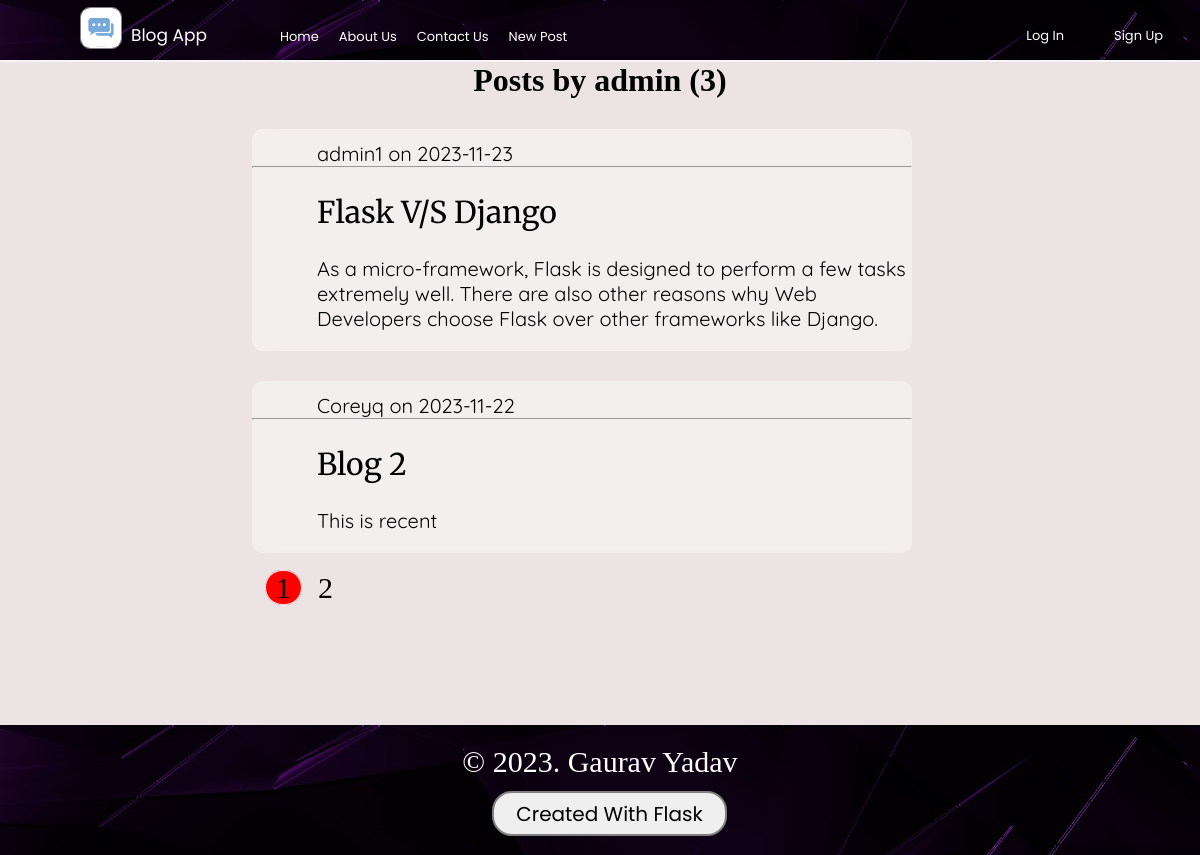
Page /posts/admin on the committed database.
### flaskblog/models.py (models this page shows, shortened)
class User(db.Model, UserMixin):
    id = db.Column(db.Integer, primary_key=True)
    username = db.Column(db.String(20), nullable=False, unique=True)
    email = db.Column(db.String(120), nullable=False, unique=True)
    password = db.Column(db.String(60), nullable=False)
    image_url = db.Column(db.String(20), nullable=False, default='default.jpg')
    posts = db.relationship('Post', backref='author', lazy=True)

class Post(db.Model):
    id = db.Column(db.Integer, primary_key=True)
    title = db.Column(db.String(120), nullable=False)
    content = db.Column(db.Text, nullable=False)
    date_posted = db.Column(db.DateTime, nullable=False, default=datetime.utcnow)
    user_id = db.Column(db.Integer, db.ForeignKey('user.id'), nullable = False)

### flaskblog/routes.py (the view)
@app.route('/posts/<string:username>')
def user_posts(username):
    user = User.query.filter_by(username = username).first_or_404()
    page = request.args.get('page', default=1, type=int)
    posts = Post.query.order_by(Post.date_posted.desc()).paginate(page=page, per_page=2)
    return render_template('user_posts.html', posts = posts, user = user)

### flaskblog/templates/user_posts.html
{% extends "layout.html" %}
{% block content %}
    <h1 class='cntxt'> Posts by {{user.username }} ({{posts.total}})</h1>
{% for post in posts.items%}
    <div class="Postbox">
        <div class='authinfo'>
            <div class='Postauthor'>
                <a href="#">{{post.author.username}}</a> on
                {{post.date_posted.strftime('%Y-%m-%d')}}
            </div>
        </div>
        <hr>
        <div class="Posttitle">
            <a href="{{url_for('posts', post_id = post.id)}}">{{post.title}}</a>
        </div>
        <div class='Content'>
            {{post.content}}
        </div>
    </div>
{% endfor %}
<br>
<div class='next-box'>
{% for pagenum in posts.iter_pages() %}
    {% if pagenum %}
        {% if pagenum == posts.page %}
            <a href="{{url_for('user_posts', username = user.username,page = posts.page)}}" class='btn-outline-next'>{{pagenum}}</a>
        {% else %}
            <a href="{{url_for('user_posts', username = user.username,page = posts.page)}}" class='btn-next'>{{pagenum}}</a>
        {% endif %}
    {% else %}
    ....
    {% endif %}
{% endfor %}
</div>
{% endblock %}

### flaskblog/static/css/layout.css (style rules this page uses)
* { padding: 0; margin: 0; }
body { background-color: whitesmoke; width: 100%; }
a { text-decoration: none; color: black; }
.cntxt { text-align: center; }

### flaskblog/static/css/register.css (style rules this page uses)
* { margin: 0; padding: 0; }

### flaskblog/static/css/new_post.css (style rules this page uses)
* { margin: 0; padding: 0; }

### flaskblog/static/css/account.css (style rules this page uses)
* { margin: 0; padding: 0; }

### flaskblog/static/css/home.css (style rules this page uses)
* { margin: 0; padding: 0; }
body { background-color: rgb(236, 228, 228); }
.Postbox { background: rgba(255, 255, 255, .4); backdrop-filter: blur(10px); height: auto; width: 55%; margin-left: 21%; margin-top: 30px; border-radius: 10px; border: white; }
.Postbox .Posttitle { font-size: 30px; padding: 25px 65px 0; font-family: 'Merriweather', serif; }
.Postbox .authinfo .Postauthor { font-family: 'Quicksand', sans-serif; font-size: 20px; padding: 12px 65px 0; }
.Postbox .Content { font-size: 20px; padding: 25px 0 20px 65px; font-family: 'Quicksand', sans-serif; }
.btn-outline-next { background-color: red; font-size: 30px; padding: 0px 10px; border-radius: 20px; border: 1px solid white; margin: 0 1px; }
.btn-next { font-size: 30px; padding: 0px 10px; border-radius: 20px; margin: 0 1px; }
.next-box { margin-left: 22%; }

### flaskblog/static/css/login.css (style rules this page uses)
* { margin: 0; padding: 0; }

### flaskblog/static/css/post.css (style rules this page uses)
* { margin: 0; padding: 0; }

### rows in the picture
User: username "admin"
Post: author.username "admin1", date_posted "2023-11-23", title "Flask V/S Django", content "As a micro-framework, Flask is designed to perform a few tasks extremely well. There are also other reasons why Web Developers choose Flask over other frameworks like Django."
Post: author.username "Coreyq", date_posted "2023-11-22", title "Blog 2", content "This is recent"

### other values in the picture
{{ posts.total }} "3"
{{ pagenum }} "1"
{{ pagenum }} "2"
